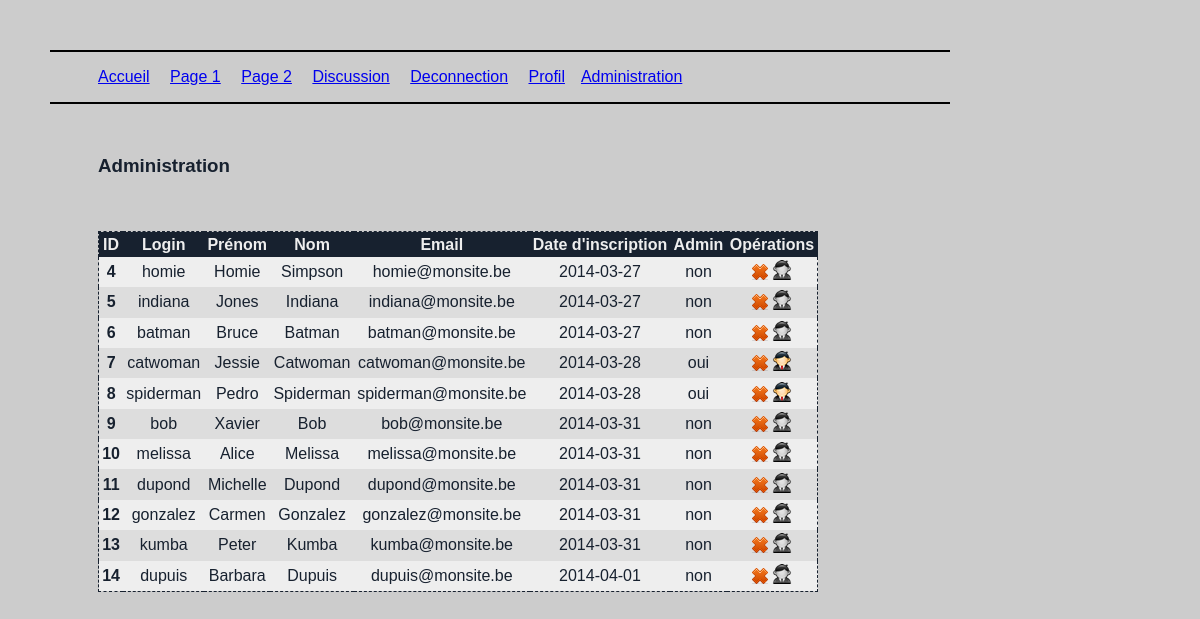
The page /admin.php (signed in) on the database its author committed.
### tables this page shows
CREATE TABLE IF NOT EXISTS `utilisateurs` (
  `id` int(11) NOT NULL AUTO_INCREMENT,
  `nom` varchar(20) NOT NULL,
  `prenom` varchar(20) NOT NULL,
  `sexe` char(1) NOT NULL,
  `datenaissance` date NOT NULL,
  `pays` varchar(30) NOT NULL,
  `login` varchar(10) NOT NULL,
  `mdp` char(32) NOT NULL,
  `dateinscription` date NOT NULL,
  `email` varchar(40) NOT NULL,
  `admin` tinyint(1) NOT NULL,
  `ip` varchar(39) NOT NULL,
  PRIMARY KEY (`id`)
);

### admin.php (the view, shortened to what this page needs)
<?php
	if( !isset($_SESSION['id']) )
	{
		header('refresh:0;url=index.php');
	}
	else
	{
		if( $_SESSION['admin'] == 0 )
		{
			header('refresh:0;url=index.php');
		}
		else
		{
?>
<html lang="fr">
<head>
	<link rel="stylesheet" href="css/styles.css" type="text/css">
</head>
<body>
	<?php include('menu.php'); ?>
	<div id="contenu">
		<section>
			<article>
				<h1>Administration</h1>
				<?php
				try
				{
					$connection = ConnectBD();
					$requete  = 'SELECT * FROM utilisateurs';
					$resultats = $connection->query($requete);
					if( $resultats->rowCount() > 0 )
					{
						echo '<br/><br/>
							<table class="admin">
								<tr class="noir">
									<th>ID</th>
									<th>Login</th>
									<th>Prénom</th>
									<th>Nom</th>
									<th>Email</th>
									<th>Date d\'inscription</th>
									<th>Admin</th>
									<th>Opérations</th>
								</tr>
							';
						$class = 'clair';
						foreach( $resultats as $ligne )
						{
							if( $ligne['admin'] > 0 )
							{
								$admin = 'oui';
								if( $ligne['admin'] == 1 )
								{
									$adminimg = 'adminsuper.png';
								}
								else
								{
									$adminimg = 'adminsupprimer.png';
								}
							}
							else
							{
								$admin    = 'non';
								$adminimg = 'adminajouter.png';
							}
							echo '
								<tr class="'.$class.'">
									<td><b>'.$ligne['id'].'</b></td>
									<td>'.$ligne['login'].'</td>
									<td>'.$ligne['prenom'].'</td>
									<td>'.$ligne['nom'].'</td>
									<td>'.$ligne['email'].'</td>
									<td>'.$ligne['dateinscription'].'</td>
									<td>'.$admin.'</td>
									<td><a alt="Supprimer l\'utilisateur" href="'.htmlspecialchars($_SERVER['PHP_SELF']).'?op=1&id='.$ligne['id'].'"><img src="img/defaut/supprimer.png"></a>
										<a alt="Attribuer des droits d\'administrateur" href="'.htmlspecialchars($_SERVER['PHP_SELF']).'?op=2&id='.$ligne['id'].'"><img src="img/defaut/'.$adminimg.'"></a>
									</td>
								</tr>
								';
							$class = ($class=='fonce')?'clair':'fonce';
						}
						echo '</table>';
					}
				}
				catch(PDOException $e)
				{
					echo '<erreur>Erreur [0023]: Erreur lors de la requête, veuillez contacter votre administrateur!</erreur>';
					echo '<erreur>Erreur : '.$e->getMessage().'</erreur><br/>';
					echo '<erreur>N° : '.$e->getCode().'</erreur><br/>';
					exit();
				}
				?>
			</article>
		</section>
	</div>
</body>
</html>
<?php
		}
	}
?>

### menu.php
<nav>
    <ul>
        <li><a href="index.php">Accueil</a></li>
        <li><a href="page1.php">Page 1</a></li>
        <li><a href="page2.php">Page 2</a></li>
        <?php
            if( isset($_SESSION['id']) )
            {
                echo '<li><a href="discussion.php">Discussion</a></li>
					  <li><a href="deconnection.php">Deconnection</a></li>
                      <li><a href="profil.php">Profil</a></li>';
                if( $_SESSION['admin'] > 0 )
				{
					echo '<li><a href="admin.php">Administration</a></li>';
				}
            }
            else
            {
                echo '<li><a href="inscription.php">Inscription</a></li>
                      <li><a href="connection.php">Connection</a></li>';
            }
        ?>
    </ul>
</nav>

### css/styles.css (style rules this page uses)
body { background: #cccccc; font-family: Arial, Helvetica, sans-serif; width: 900px; margin: 50px 50px; color: #17212F; }
nav { border-top: 2px solid #000; border-bottom: 2px solid #000; }
nav ul li { display: inline-block; }
li { padding: 0 0.5em 0em 0.5em; }
#contenu { margin: 0 auto 0 auto; padding: 0 3em 3em 3em; }
article { padding: 2em 0em 2em 0em; text-align: justify; }
div { text-align: justify; }
table { padding: 0.5em; border: 1px dashed; }
th, td { padding: 0.2em; }
table.admin { border: 1px dashed; border-collapse:collapse; text-align: center; }
tr.noir { color: #eeeeee; background-color: #17212F; }
tr.clair { background-color: #eeeeee; }
tr.fonce { background-color: #dddddd; }

### rows shown on the page
utilisateurs: id "4", login "homie", prenom "Homie", nom "Simpson", email "homie@monsite.be", dateinscription "2014-03-27", admin "non"
utilisateurs: id "5", login "indiana", prenom "Jones", nom "Indiana", email "indiana@monsite.be", dateinscription "2014-03-27", admin "non"
utilisateurs: id "6", login "batman", prenom "Bruce", nom "Batman", email "batman@monsite.be", dateinscription "2014-03-27", admin "non"
utilisateurs: id "7", login "catwoman", prenom "Jessie", nom "Catwoman", email "catwoman@monsite.be", dateinscription "2014-03-28", admin "oui"
utilisateurs: id "8", login "spiderman", prenom "Pedro", nom "Spiderman", email "spiderman@monsite.be", dateinscription "2014-03-28", admin "oui"
utilisateurs: id "9", login "bob", prenom "Xavier", nom "Bob", email "bob@monsite.be", dateinscription "2014-03-31", admin "non"
utilisateurs: id "10", login "melissa", prenom "Alice", nom "Melissa", email "melissa@monsite.be", dateinscription "2014-03-31", admin "non"
utilisateurs: id "11", login "dupond", prenom "Michelle", nom "Dupond", email "dupond@monsite.be", dateinscription "2014-03-31", admin "non"
utilisateurs: id "12", login "gonzalez", prenom "Carmen", nom "Gonzalez", email "gonzalez@monsite.be", dateinscription "2014-03-31", admin "non"
utilisateurs: id "13", login "kumba", prenom "Peter", nom "Kumba", email "kumba@monsite.be", dateinscription "2014-03-31", admin "non"
utilisateurs: id "14", login "dupuis", prenom "Barbara", nom "Dupuis", email "dupuis@monsite.be", dateinscription "2014-04-01", admin "non"
